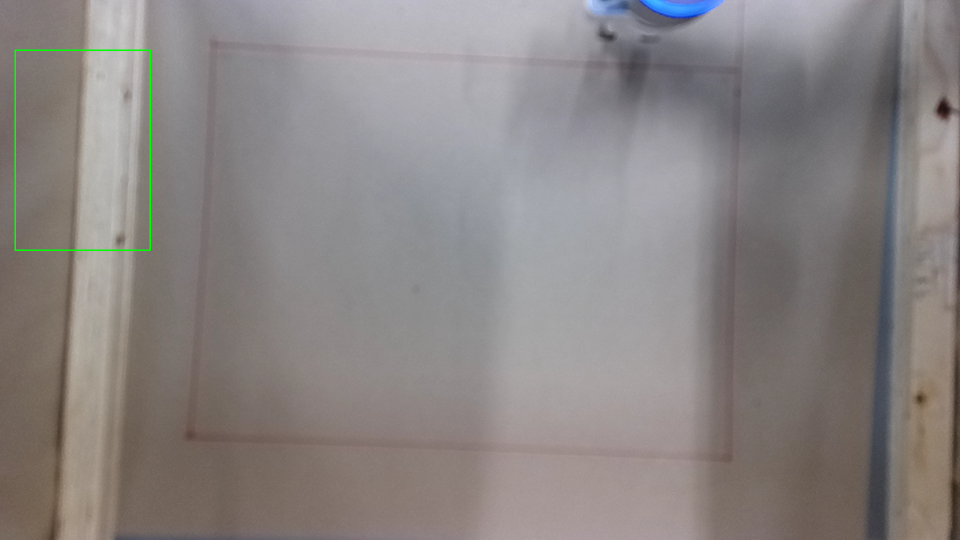
#> input picture 03_data/Sample_images/frame_1764079701216.png, 1920 x 1080 px, found by its file name (shown at 1/2 size)
$ python spaces.py
#> lines starting #> are read from the running program, lines starting #| are printed output that depends on the picture
### A_Vision/Vision_tools.py
from pathlib import Path
import cv2 as cv
import numpy as np

SCRIPT_DIR = Path(__file__).resolve().parent
PROJECT_ROOT = SCRIPT_DIR.parents[0]
IMAGE_DIR = PROJECT_ROOT / "C_data" / "Sample_images"

# Loads capture or stored frame
def load_image(filename):
#> called with filename = 'frame_1764079701216.png'
    path = IMAGE_DIR / filename
    img = cv.imread(str(path))
#> img is the input picture: shape (1080, 1920, 3); mean B, G, R 131.3, 132.3, 137.7
    if img is None:
        raise FileNotFoundError(f"Image not found: {path}")
    return img

# Downscales image to make it easierer to work with
def downscale(img, scale=0.5):
    h, w = img.shape[:2]
    return cv.resize(img, (int(w*scale), int(h*scale)))

# converts to gray
def to_gray(img): return cv.cvtColor(img, cv.COLOR_BGR2GRAY)

# Applies blur
def blurred(img): return cv.GaussianBlur(img, (5,5), 0)

# Applies binary threshold (maybe we change to different kind of thresholding)
def threshold_binary(img): _, t = cv.threshold(img, 125, 255, cv.THRESH_BINARY); return t

# Detects Edges
def edges(img): return cv.Canny(img, 50, 150)

# returns amount of contours
def get_contours(binary):
    contours, _ = cv.findContours(binary, cv.RETR_EXTERNAL, cv.CHAIN_APPROX_SIMPLE)
    return contours

### E_tests/Vision_tests/rescale_size_drawing.py
from pathlib import Path
import numpy as np
import cv2 as cv

# Variables to locate "Sample_images" folder
SCRIPT_DIR = Path(__file__).resolve().parent
PROJECT_ROOT = SCRIPT_DIR.parents[1]
PICTURE_FOLDER = PROJECT_ROOT / "03_data" / "Sample_images"


# [16 lines left out: function load_image, not called in this run]


def rescalePicture(frame: np.ndarray, scale: float = 0.4) -> np.ndarray:
    """Rescales the image based on the scale factor.

    Args:
        frame (np.ndarray): Input image loaded by OpenCV.
        scale (float, optional):
            Values <1 shrink the image, values >1 enlarge it.
            Defaults to 0.4.

    Returns:
        NumPy: The resized image.
    """
#> called with scale = 0.2
    width = int(frame.shape[1] * scale)
#> width = 384
    height = int(frame.shape[0] * scale)
#> height = 216
    return cv.resize(frame, (width, height), interpolation=cv.INTER_AREA)
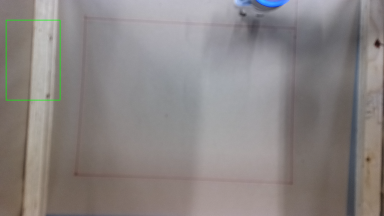
#> returned value: shape (216, 384, 3); mean of channels 0, 1, 2 131.3, 132.3, 137.7; drawn as B, G, R


# -------------------------------
# DRAWING FUNCTION
# -------------------------------
drawing = False
mode = True
ix, iy = -1, -1
original = None
overlay = None


# [61 lines left out: functions draw_rectangle, main, not called in this run]

# [2 lines that do not run on import are left out]

### E_tests/Vision_tests/spaces.py
import cv2 as cv
import matplotlib.pyplot as plt
from rescale_size_drawing import load_image
from rescale_size_drawing import rescalePicture
from A_Vision.Vision_tools import load_image

img = load_image("frame_1764079701216.png")
img = rescalePicture(img, scale=0.2)

# BGR to Grayscale
gray = cv.cvtColor(img, cv.COLOR_BGR2GRAY)
cv.imshow('GRAY', gray)

# BGR to HSV
hsv = cv.cvtColor(img, cv.COLOR_BGR2HSV)
#> hsv: shape (216, 384, 3); mean H, S, V 62.2, 23, 140.6
cv.imshow('BGR', hsv)

# BGR to LAB
lab = cv.cvtColor(img, cv.COLOR_BGR2LAB)
#> lab: shape (216, 384, 3); mean of channels 0, 1, 2 141.8, 130, 129.4
cv.imshow('LAB', lab)

# BGR to RGB
rgb = cv.cvtColor(img, cv.COLOR_BGR2RGB)
cv.imshow('RGB', rgb)

# HSV to BGR
hsv_bgr = cv.cvtColor(hsv, cv.COLOR_HSV2BGR)
cv.imshow('HSV_BGR', hsv_bgr)

# LAB to BGR
lab_bgr = cv.cvtColor(hsv, cv.COLOR_LAB2BGR)
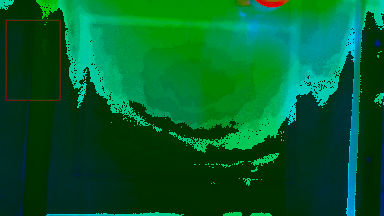
#> lab_bgr: shape (216, 384, 3); mean B, G, R 43.2, 93.7, 0.8
cv.imshow('LAB_BGR', lab_bgr)

plt.imshow(rgb)
plt.show()

cv.waitKey(0)

$ run again, with 03_data/Sample_images/frame_1764083636036.png copied over 03_data/Sample_images/frame_1764079701216.png
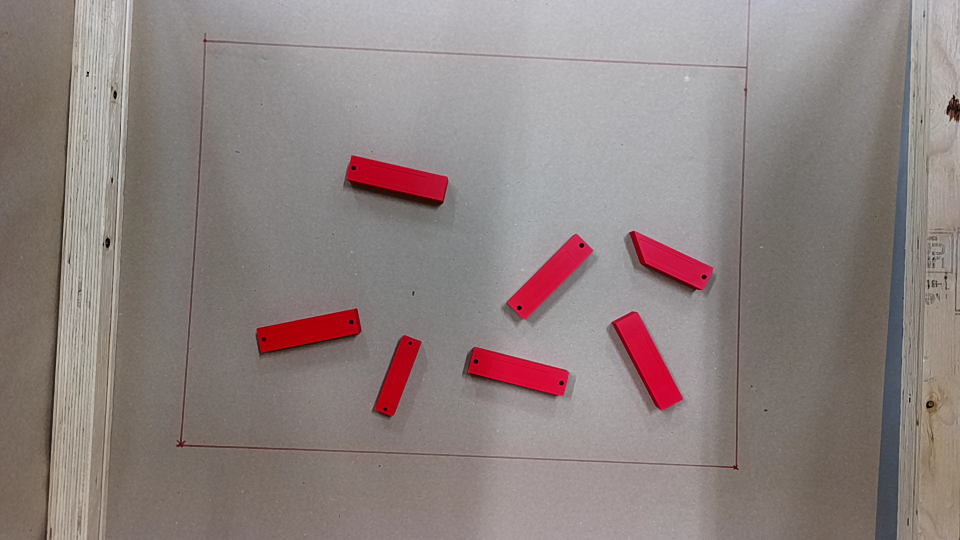
#> input picture 03_data/Sample_images/frame_1764083636036.png, 1920 x 1080 px, found by its file name (shown at 1/2 size)
#> in load_image, img is the input picture: shape (1080, 1920, 3); mean B, G, R 128, 129.9, 142.1
#> `gray = cv.cvtColor(img, cv.COLOR_BGR2GRAY)`:
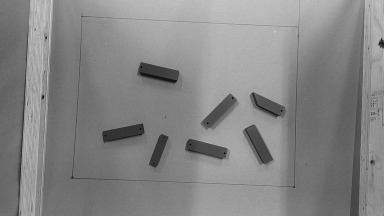
#> gray: shape (216, 384); min 3, max 210, mean 133.3
#> hsv: shape (216, 384, 3); mean H, S, V 52.8, 29.8, 142.8
#> lab: shape (216, 384, 3); mean of channels 0, 1, 2 142, 132, 131.6
#> `lab_bgr = cv.cvtColor(hsv, cv.COLOR_LAB2BGR)`:
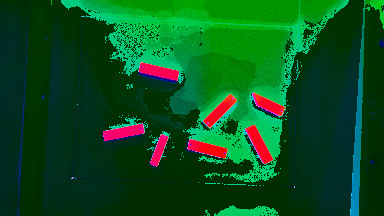
#> lab_bgr: shape (216, 384, 3); mean B, G, R 29.7, 79.7, 8.6

$ run again, with 03_data/Sample_images/frame_1764083658636.png copied over 03_data/Sample_images/frame_1764079701216.png
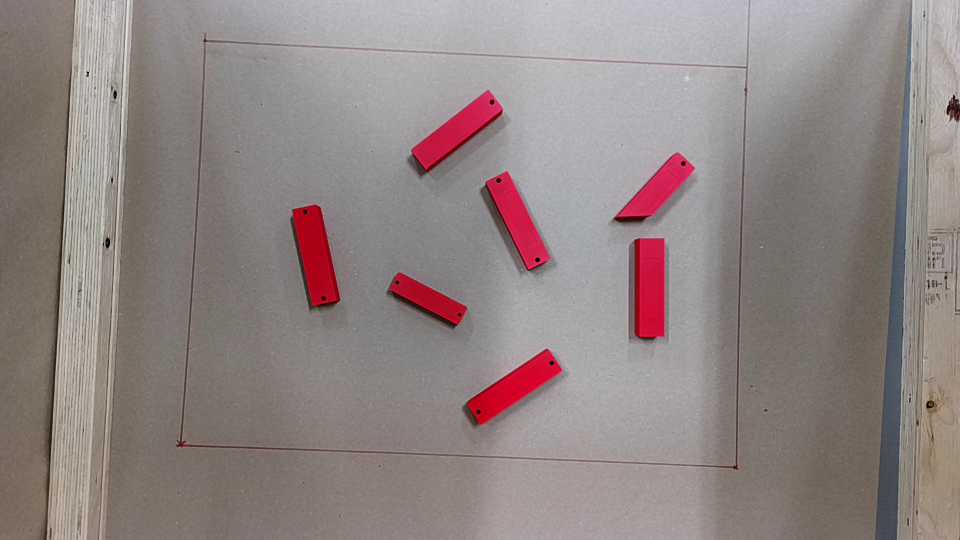
#> input picture 03_data/Sample_images/frame_1764083658636.png, 1920 x 1080 px, found by its file name (shown at 1/2 size)
#> in load_image, img is the input picture: shape (1080, 1920, 3); mean B, G, R 131.7, 132.9, 144.5
#> `gray = cv.cvtColor(img, cv.COLOR_BGR2GRAY)`:
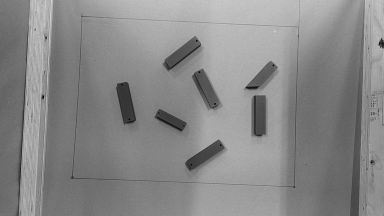
#> gray: shape (216, 384); min 4, max 214, mean 136.2
#> hsv: shape (216, 384, 3); mean H, S, V 57.1, 27.7, 145.3
#> lab: shape (216, 384, 3); mean of channels 0, 1, 2 144.8, 131.9, 131.1
#> `lab_bgr = cv.cvtColor(hsv, cv.COLOR_LAB2BGR)`:
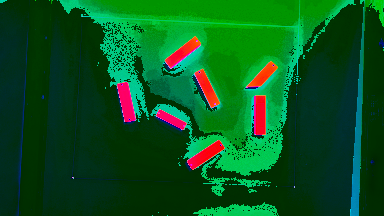
#> lab_bgr: shape (216, 384, 3); mean B, G, R 29.5, 84.1, 8.8

$ run again, with 03_data/Sample_images/frame_1764083678980.png copied over 03_data/Sample_images/frame_1764079701216.png
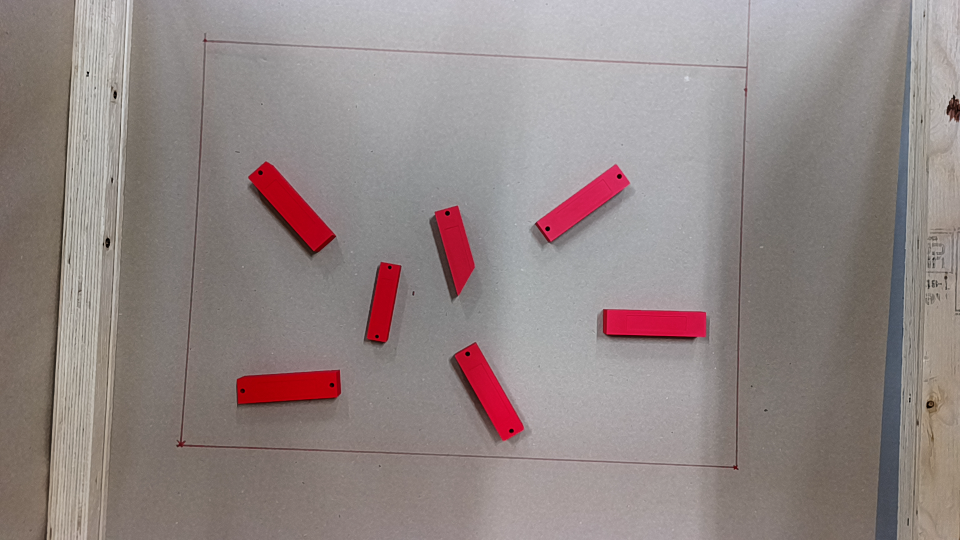
#> input picture 03_data/Sample_images/frame_1764083678980.png, 1920 x 1080 px, found by its file name (shown at 1/2 size)
#> in load_image, img is the input picture: shape (1080, 1920, 3); mean B, G, R 133.3, 134.6, 146.4
#> `gray = cv.cvtColor(img, cv.COLOR_BGR2GRAY)`:
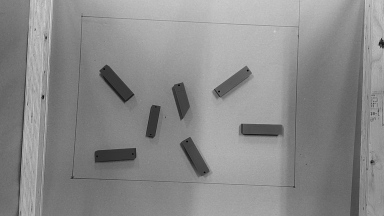
#> gray: shape (216, 384); min 7, max 214, mean 138
#> hsv: shape (216, 384, 3); mean H, S, V 57.8, 28.2, 147.3
#> lab: shape (216, 384, 3); mean of channels 0, 1, 2 146.6, 132, 131.2
#> `lab_bgr = cv.cvtColor(hsv, cv.COLOR_LAB2BGR)`:
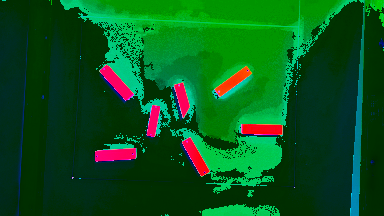
#> lab_bgr: shape (216, 384, 3); mean B, G, R 27.5, 84.5, 8.6
